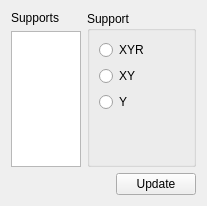
<?xml version="1.0" encoding="UTF-8"?>
<ui version="4.0">
 <class>Form</class>
 <widget class="QWidget" name="Form">
  <property name="geometry">
   <rect>
    <x>0</x>
    <y>0</y>
    <width>207</width>
    <height>206</height>
   </rect>
  </property>
  <property name="windowTitle">
   <string>Stöd</string>
  </property>
  <layout class="QVBoxLayout" name="verticalLayout_3">
   <item>
    <layout class="QHBoxLayout" name="horizontalLayout" stretch="1,8">
     <item>
      <layout class="QVBoxLayout" name="verticalLayout">
       <item>
        <widget class="QLabel" name="label">
         <property name="text">
          <string>Supports</string>
         </property>
        </widget>
       </item>
       <item>
        <widget class="QListWidget" name="support_list">
         <property name="maximumSize">
          <size>
           <width>16777215</width>
           <height>16777215</height>
          </size>
         </property>
        </widget>
       </item>
      </layout>
     </item>
     <item>
      <widget class="QGroupBox" name="support_group">
       <property name="title">
        <string>Support</string>
       </property>
       <layout class="QVBoxLayout" name="verticalLayout_2">
        <item>
         <widget class="QRadioButton" name="xyr_option">
          <property name="text">
           <string>XYR</string>
          </property>
         </widget>
        </item>
        <item>
         <widget class="QRadioButton" name="xy_option">
          <property name="text">
           <string>XY</string>
          </property>
         </widget>
        </item>
        <item>
         <widget class="QRadioButton" name="y_option">
          <property name="text">
           <string>Y</string>
          </property>
         </widget>
        </item>
        <item>
         <spacer name="verticalSpacer">
          <property name="orientation">
           <enum>Qt::Vertical</enum>
          </property>
          <property name="sizeHint" stdset="0">
           <size>
            <width>20</width>
            <height>40</height>
           </size>
          </property>
         </spacer>
        </item>
       </layout>
      </widget>
     </item>
    </layout>
   </item>
   <item>
    <layout class="QHBoxLayout" name="horizontalLayout_2">
     <item>
      <spacer name="horizontalSpacer">
       <property name="orientation">
        <enum>Qt::Horizontal</enum>
       </property>
       <property name="sizeHint" stdset="0">
        <size>
         <width>40</width>
         <height>20</height>
        </size>
       </property>
      </spacer>
     </item>
     <item>
      <widget class="QPushButton" name="update_button">
       <property name="text">
        <string>Update</string>
       </property>
      </widget>
     </item>
    </layout>
   </item>
  </layout>
 </widget>
 <resources/>
 <connections/>
</ui>
